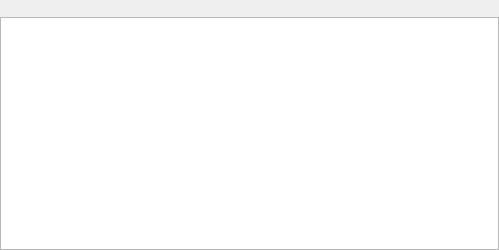
<?xml version="1.0" encoding="UTF-8"?>
<ui version="4.0">
 <class>ConsolePlugin</class>
 <widget class="QWidget" name="ConsolePlugin">
  <property name="geometry">
   <rect>
    <x>0</x>
    <y>0</y>
    <width>499</width>
    <height>250</height>
   </rect>
  </property>
  <property name="windowTitle">
   <string>Form</string>
  </property>
  <layout class="QVBoxLayout" name="verticalLayout" stretch="0,0">
   <property name="spacing">
    <number>0</number>
   </property>
   <property name="leftMargin">
    <number>0</number>
   </property>
   <property name="topMargin">
    <number>0</number>
   </property>
   <property name="rightMargin">
    <number>0</number>
   </property>
   <property name="bottomMargin">
    <number>0</number>
   </property>
   <item>
    <widget class="CommandBar" name="Header">
     <property name="sizePolicy">
      <sizepolicy hsizetype="MinimumExpanding" vsizetype="Fixed">
       <horstretch>0</horstretch>
       <verstretch>0</verstretch>
      </sizepolicy>
     </property>
    </widget>
   </item>
   <item>
    <widget class="QListWidget" name="Log"/>
   </item>
  </layout>
 </widget>
 <customwidgets>
  <customwidget>
   <class>CommandBar</class>
   <extends>QToolBar</extends>
   <header>commandbar.h</header>
   <container>1</container>
  </customwidget>
 </customwidgets>
 <resources/>
 <connections/>
</ui>
